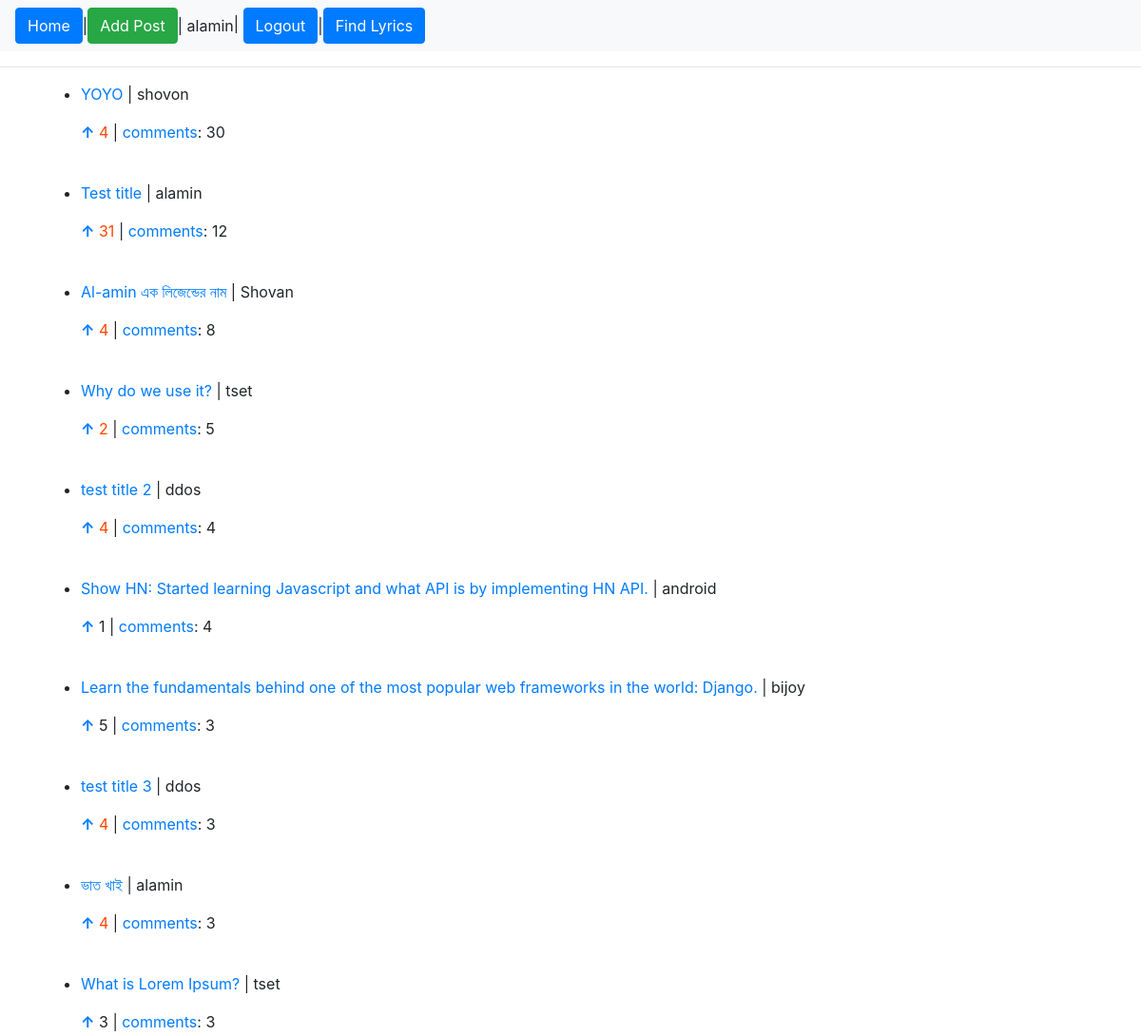
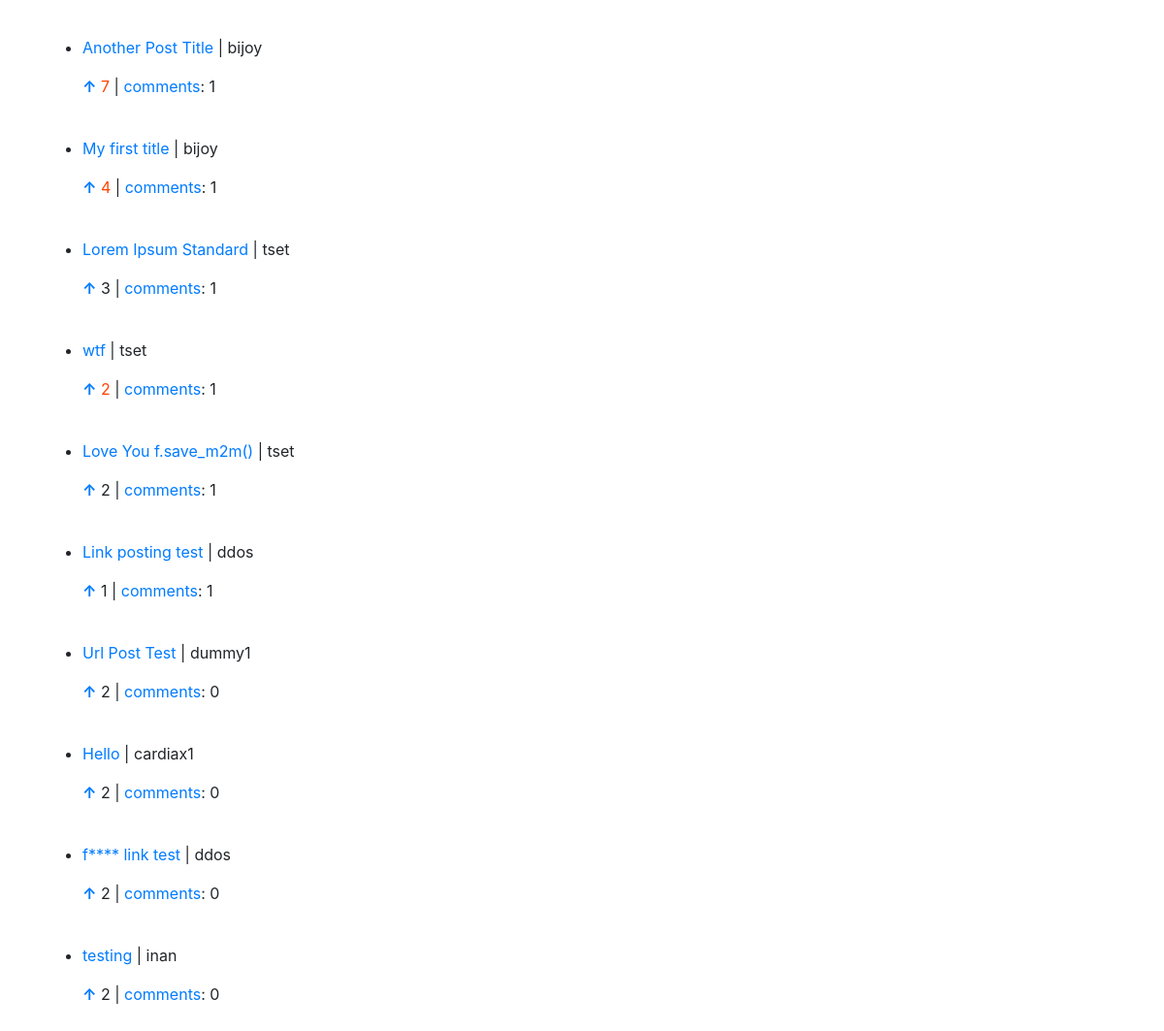
The app's page / (signed in) with its own data (2 pictures, top to bottom).
### playground/models.py (models this page shows)
class Post(models.Model):
	title = models.CharField(max_length=200)
	content = models.TextField()
	author = models.ForeignKey(User, on_delete=models.CASCADE)

### playground/views.py (the view)
# urls.py: path('', views.home, name='home'),
def home(request):
	posts = Post.objects.all()
	key = lambda x: (-x.comment_set.all().count(), -x.upvote_set.all().count())
	posts = sorted(posts, key=key)
	up_posts = []
	if not request.user.is_anonymous:
		up_posts = [u.post for u in Upvote.objects.filter(user=request.user)]
	return render(request, 'playground/home.html',
		{'posts': posts, 'upvoted_posts': up_posts},
	)

### playground/templates/playground/home.html
{% extends "playground/base.html" %}
{% block content %}
<ul>
{% for post in posts %}
	<li>
		<div>
			<p><a href="{% url 'post_details' post.id %}">{{ post.title }}</a> | {{ post.author }}</p>
			<p>
	<a href="{% url 'upvote' post.id %}" title="upvote and view"><b>&uarr;</b></a>
	{% if post in upvoted_posts %}
	<span style="color: rgb(255, 69, 0)">{{ post.upvote_set.all.count }}</span>
	{% else %}
	{{ post.upvote_set.all.count }}
	{% endif %}
	 | <span><a href="{% url 'post_details' post.id %}">comments</a>: {{ post.comment_set.all.count }}</span>
</p></div>
	</li>
	<br>
{% endfor %}
</ul>
{% endblock %}

### playground/templates/playground/base.html (shortened to what this page needs)
<!doctype html>
<html lang="en">
  <head>
    <link rel="stylesheet" href="https://stackpath.bootstrapcdn.com/bootstrap/4.1.1/css/bootstrap.min.css">
</head>
<body>
	<div>
		<nav class="navbar navbar-expand-lg navbar-light bg-light">
			<a href="/"><button class="btn btn-primary">Home</button></a> |
			<a href="{% url 'addPost' %}" class="btn btn-success">Add Post</a>
			{% if request.user.is_authenticated %}
				<span> | {{ request.user }}</span>
				<span>| <a href="{% url 'logout' %}" class="btn btn-primary">Logout</a></span>
			{% else %}
			 | <a href="{% url 'login' %}" class="btn btn-primary">Login</a> |
			 <a href="{% url 'signup' %}" class="btn btn-primary">SignUp</a>
			{% endif %} |
			<a href="{% url 'find_lyrics' %}" class="btn btn-primary">Find Lyrics</a>
		</nav>
	</div>
	<hr>
	<div class="container">
		{% block content %} {% endblock %}
	</div>
</body>
</html>

### records on screen
Post: title "YOYO", author "shovon", upvote_set.all.count "4", comment_set.all.count "30"
Post: title "Test title", author "alamin", upvote_set.all.count "31", comment_set.all.count "12"
Post: title "Al-amin এক লিজেন্ডের নাম", author "Shovan", upvote_set.all.count "4", comment_set.all.count "8"
Post: title "Why do we use it?", author "tset", upvote_set.all.count "2", comment_set.all.count "5"
Post: title "test title 2", author "ddos", upvote_set.all.count "4", comment_set.all.count "4"
Post: title "Show HN: Started learning Javascript and what API is by implementing HN API.", author "android", upvote_set.all.count "1", comment_set.all.count "4"
Post: title "Learn the fundamentals behind one of the most popular web frameworks in the world: Django.", author "bijoy", upvote_set.all.count "5", comment_set.all.count "3"
Post: title "test title 3", author "ddos", upvote_set.all.count "4", comment_set.all.count "3"
Post: title "ভাত খাই", author "alamin", upvote_set.all.count "4", comment_set.all.count "3"
Post: title "What is Lorem Ipsum?", author "tset", upvote_set.all.count "3", comment_set.all.count "3"
Post: title "Another Post Title", author "bijoy", upvote_set.all.count "7", comment_set.all.count "1"
Post: title "My first title", author "bijoy", upvote_set.all.count "4", comment_set.all.count "1"
Post: title "Lorem Ipsum Standard", author "tset", upvote_set.all.count "3", comment_set.all.count "1"
Post: title "wtf", author "tset", upvote_set.all.count "2", comment_set.all.count "1"
Post: title "Love You f.save_m2m()", author "tset", upvote_set.all.count "2", comment_set.all.count "1"
Post: title "Link posting test", author "ddos", upvote_set.all.count "1", comment_set.all.count "1"
Post: title "Url Post Test", author "dummy1", upvote_set.all.count "2", comment_set.all.count "0"
Post: title "Hello", author "cardiax1", upvote_set.all.count "2", comment_set.all.count "0"
Post: title "f**** link test", author "ddos", upvote_set.all.count "2", comment_set.all.count "0"
Post: title "testing", author "inan", upvote_set.all.count "2", comment_set.all.count "0"

### other values on screen
{{ request.user }} "alamin"
